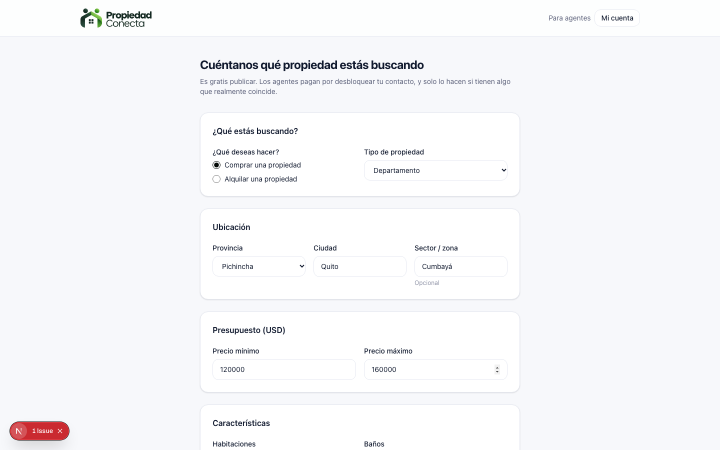
#> input picture anuncios/reel-publica-tu-busqueda/animatic/capturas/originales-1440/02-formulario-lleno-arriba.png, 1440 x 900 px (shown at 1/2 size)
$ python prep.py
#> lines starting #> are read from the running program, lines starting #| are printed output that depends on the picture
"""Builds the images the explainer uses from the real site screenshots.

Usage:  python3 video/explicativo/prep.py

Reads the 1440 x 900 captures (untouched) in
anuncios/reel-publica-tu-busqueda/animatic/capturas/originales-1440/ and writes
video/explicativo/assets/. Nothing is redrawn: every output is a crop of real
pixels, resampled with Lanczos so the browser scales down instead of up.
The only alteration: the test phone and e-mail on the unlocked lead are
blurred (same precaution as the first reel). Crops avoid the development
badges in the bottom-left corner (x < 140, y > 840).
Also writes a QR code for https://www.propiedadconecta.com/ (segno).
"""
import json
from pathlib import Path

import segno
from PIL import Image, ImageFilter

ROOT = Path(__file__).resolve().parents[2]
ORIG = ROOT / "anuncios/reel-publica-tu-busqueda/animatic/capturas/originales-1440"
OUT = Path(__file__).resolve().parent / "assets"

# name: (capture, box (left, top, right, bottom) in capture px, upscale factor)
CROPS = {
    "pagina": ("02-formulario-lleno-arriba.png", (150, 0, 1290, 641), 2.0),
    "caracteristicas": ("04-caracteristicas-lleno.png", (399, 91, 1042, 595), 5 / 3),
    "publicar": ("05-contacto-y-publicar.png", (399, 806, 1042, 862), 2.5),
    "publicada": ("06-solicitud-publicada.png", (330, 70, 1110, 790), 2.0),
    "marketplace": ("07-agente-marketplace.png", (150, 320, 912, 622), 2.0),
    "detalle": ("08-agente-detalle.png", (390, 700, 1050, 893), 2.5),
    "desbloquear": ("09-agente-desbloquear.png", (0, 0, 384, 276), 2.6),
    "lead": ("10-agente-lead-desbloqueado.png", (390, 103, 1050, 405), 2.4),
}
# Blurred before cropping, in capture px: test phone and test e-mail on the lead.
BLUR = {"lead": [(418, 214, 524, 244), (720, 214, 1060, 244)]}


def main():
    OUT.mkdir(exist_ok=True)
    meta = {}
    for name, (src, box, k) in CROPS.items():
        img = Image.open(ORIG / src).convert("RGB")
#> img is the input picture: PIL image 1440x900 RGB; mean R, G, B 246.9, 247.3, 249.4
        for b in BLUR.get(name, []):
            region = img.crop(b).filter(ImageFilter.GaussianBlur(7))
            img.paste(region, b[:2])
        crop = img.crop(box)
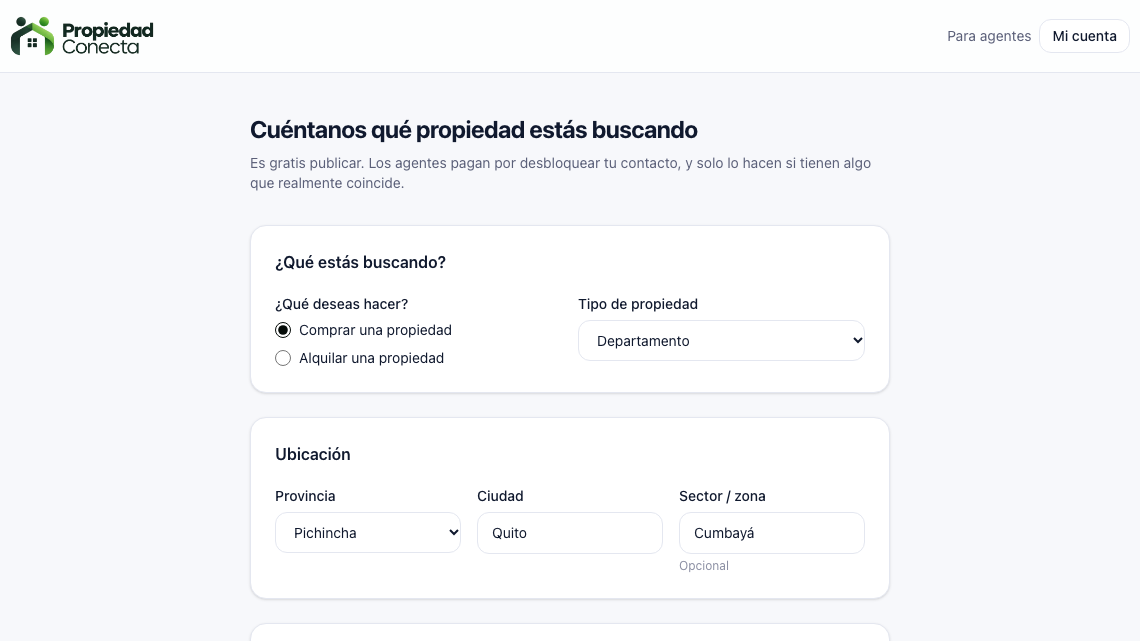
#> crop: PIL image 1140x641 RGB; mean R, G, B 246.3, 247.2, 249.2
        w, h = round(crop.width * k), round(crop.height * k)
#> w = 2280; h = 1282
        crop.resize((w, h), Image.LANCZOS).save(OUT / f"{name}.png", optimize=True)
        meta[name] = {"box": box, "scale": k, "w": w, "h": h}
        print(f"  wrote video/explicativo/assets/{name}.png {w} x {h}")
#|   wrote video/explicativo/assets/pagina.png 2280 x 1282
#> pass 2 of the loop in main, `for name, (src, box, k) in CROPS.items():`:
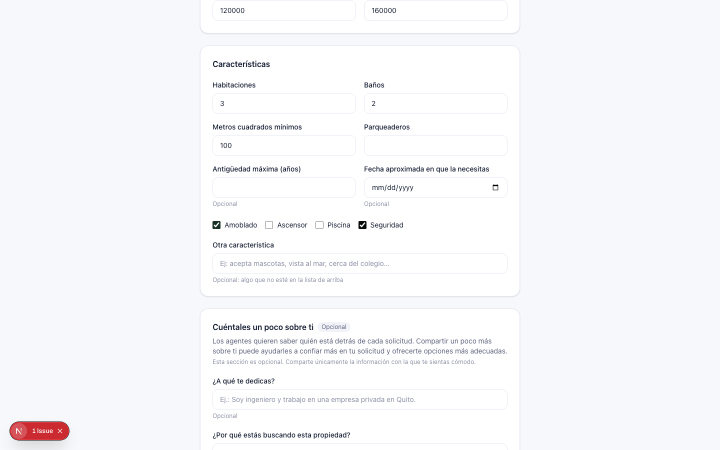
#> input picture anuncios/reel-publica-tu-busqueda/animatic/capturas/originales-1440/04-caracteristicas-lleno.png, 1440 x 900 px (shown at 1/2 size)
#> in main, img is the input picture: PIL image 1440x900 RGB; mean R, G, B 247.6, 247.8, 249.9
#> in main, `crop = img.crop(box)`:
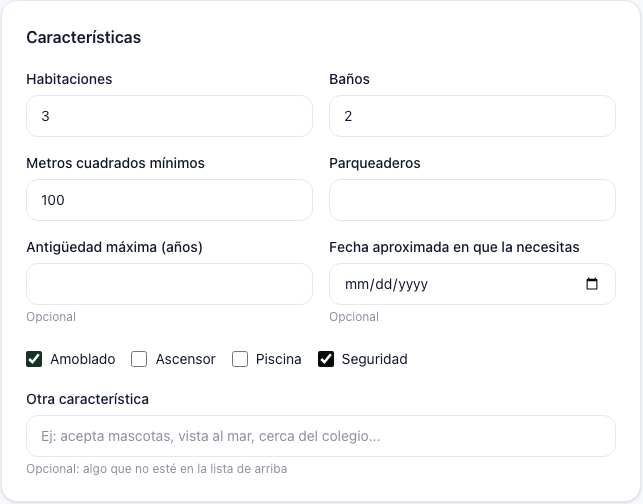
#> crop: PIL image 643x504 RGB; mean R, G, B 249.6, 249.9, 250.5
#> in main, `crop.resize((w, h), Image.LANCZOS).save(OUT / f"{name}.png", optimize=..`:
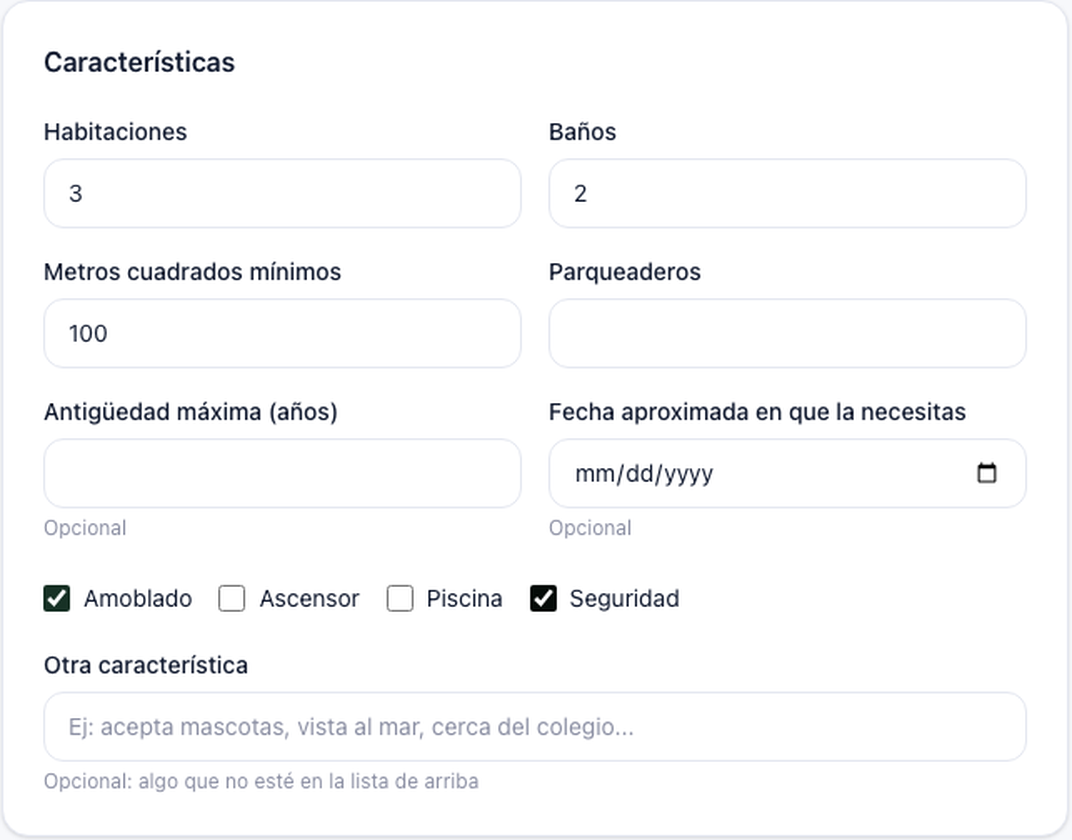
#> saved as caracteristicas.png: PIL image 1072x840 RGB; mean R, G, B 249.3, 249.6, 250.3
#|   wrote video/explicativo/assets/caracteristicas.png 1072 x 840
#> pass 3 of the loop in main, `for name, (src, box, k) in CROPS.items():`:
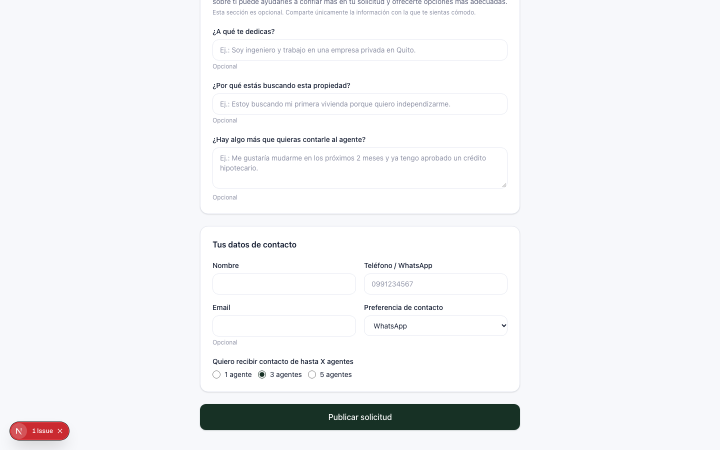
#> input picture anuncios/reel-publica-tu-busqueda/animatic/capturas/originales-1440/05-contacto-y-publicar.png, 1440 x 900 px (shown at 1/2 size)
#> in main, img is the input picture: PIL image 1440x900 RGB; mean R, G, B 242, 242.9, 244.7
#> in main, `crop = img.crop(box)`:
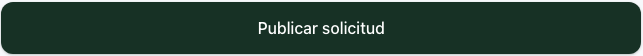
#> crop: PIL image 643x56 RGB; mean R, G, B 42.7, 66.5, 55.8
#> in main, `crop.resize((w, h), Image.LANCZOS).save(OUT / f"{name}.png", optimize=..`:
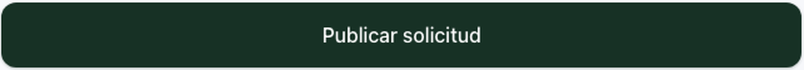
#> saved as publicar.png: PIL image 1608x140 RGB (shown at 1/2 size); mean R, G, B 42.6, 66.4, 55.6
#|   wrote video/explicativo/assets/publicar.png 1608 x 140
#> the loop made 7 passes; the first 3 are shown
    qr = segno.make("https://www.propiedadconecta.com/", error="m")
    qr.save(OUT / "qr.svg", dark="#142A22", light=None, border=0, scale=10)
    print("  wrote video/explicativo/assets/qr.svg")
    (OUT / "meta.json").write_text(json.dumps(meta, indent=2) + "\n")


if __name__ == "__main__":
#> (the run stopped early here; a loop or call above may not have finished)
